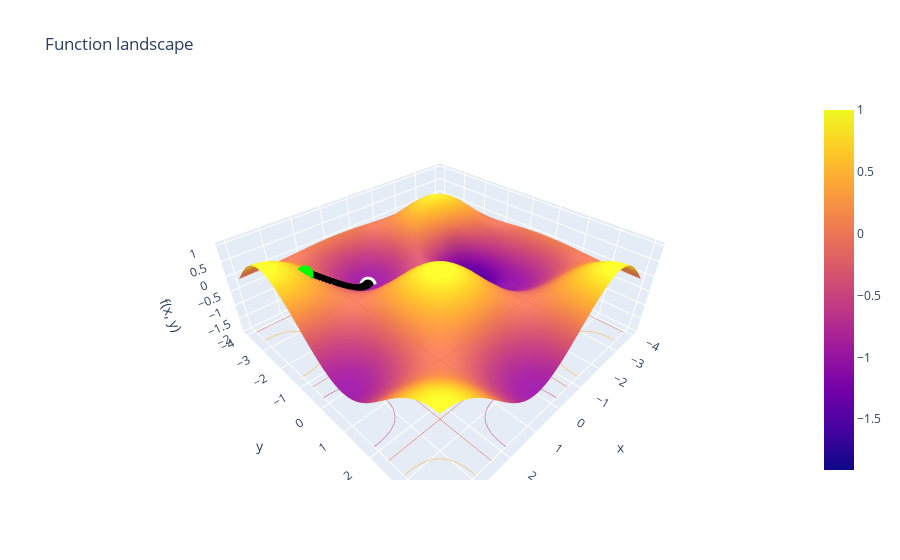

Source (notebook cell):
### Code cell
#opt = "RMSprop"       #@param ["SGD",  "RMSprop", "Adagrad", "Adam", "AdamW", "Adamax"]
steps = 40            #@param {type:"slider", min:0, max:200, step:5}
learning_rate =   0.1#@param {type:"number"}
#momentum = 0.24274      #@param {type:"slider", min:0, max:1.5, step:0.001}
x_starting_point =     3#@param {type:"number",min:-4, max:4 }
y_starting_point =   -2#@param {type:"number",min:-4, max:4 }


starting_point=np.array([x_starting_point,y_starting_point])
x_path, y_path = GD_optimization(
                      steps= steps,
                      learning_rate=learning_rate,
                      starting_point=starting_point )




# Let's visualize how the starting point moved aroung the surface
plot_theta_path_3Dfunctions(fn=my_function, theta_x_path=x_path, theta_y_path=y_path, lim=4)

### Figure 1 — Plotly figure (JSON) as saved in the notebook; plotly's stock layout.template omitted (floating-point values rounded to 4 significant figures; data arrays with more than 128 entries replaced by an {"elided": "..."} marker saying what was removed)
{"data": [{"contours": {"z": {"highlightcolor": "limegreen", "project": {"z": true}, "show": true, "usecolormap": true}}, "type": "surface", "x": [-4, -3.919, -3.838, -3.758, -3.677, -3.596, -3.515, -3.434, -3.354, -3.273, -3.192, -3.111, -3.03, -2.949, -2.869, -2.788, -2.707, -2.626, -2.545, -2.465, -2.384, -2.303, -2.222, -2.141, -2.061, -1.98, -1.899, -1.818, -1.737, -1.657, -1.576, -1.495, -1.414, -1.333, -1.253, -1.172, -1.091, -1.01, -0.9293, -0.8485, -0.7677, -0.6869, -0.6061, -0.5253, -0.4444, -0.3636, -0.2828, -0.202, -0.1212, -0.0404, 0.0404, 0.1212, 0.202, 0.2828, 0.3636, 0.4444, 0.5253, 0.6061, 0.6869, 0.7677, 0.8485, 0.9293, 1.01, 1.091, 1.172, 1.253, 1.333, 1.414, 1.495, 1.576, 1.657, 1.737, 1.818, 1.899, 1.98, 2.061, 2.141, 2.222, 2.303, 2.384, 2.465, 2.545, 2.626, 2.707, 2.788, 2.869, 2.949, 3.03, 3.111, 3.192, 3.273, 3.354, 3.434, 3.515, 3.596, 3.677, 3.758, 3.838, 3.919, 4], "y": [-4, -3.919, -3.838, -3.758, -3.677, -3.596, -3.515, -3.434, -3.354, -3.273, -3.192, -3.111, -3.03, -2.949, -2.869, -2.788, -2.707, -2.626, -2.545, -2.465, -2.384, -2.303, -2.222, -2.141, -2.061, -1.98, -1.899, -1.818, -1.737, -1.657, -1.576, -1.495, -1.414, -1.333, -1.253, -1.172, -1.091, -1.01, -0.9293, -0.8485, -0.7677, -0.6869, -0.6061, -0.5253, -0.4444, -0.3636, -0.2828, -0.202, -0.1212, -0.0404, 0.0404, 0.1212, 0.202, 0.2828, 0.3636, 0.4444, 0.5253, 0.6061, 0.6869, 0.7677, 0.8485, 0.9293, 1.01, 1.091, 1.172, 1.253, 1.333, 1.414, 1.495, 1.576, 1.657, 1.737, 1.818, 1.899, 1.98, 2.061, 2.141, 2.222, 2.303, 2.384, 2.465, 2.545, 2.626, 2.707, 2.788, 2.869, 2.949, 3.03, 3.111, 3.192, 3.273, 3.354, 3.434, 3.515, 3.596, 3.677, 3.758, 3.838, 3.919, 4], "z": {"elided": "100x100 float values"}}, {"line": {"width": 3}, "marker": {"color": "black", "size": 4, "symbol": "circle"}, "showlegend": false, "type": "scatter3d", "visible": true, "x": [3, 2.925, 2.847, 2.765, 2.681, 2.595, 2.508, 2.419, 2.329, 2.24, 2.151, 2.063, 1.977, 1.893, 1.811, 1.733, 1.657, 1.586, 1.518, 1.454, 1.395, 1.34, 1.289, 1.242, 1.199, 1.159, 1.123, 1.09, 1.061, 1.034, 1.009, 0.9871, 0.9671, 0.9491, 0.9328, 0.9181, 0.9048, 0.8929, 0.8821, 0.8724, 0.8637], "y": [-2, -1.979, -1.959, -1.941, -1.925, -1.912, -1.901, -1.895, -1.892, -1.893, -1.898, -1.907, -1.92, -1.936, -1.954, -1.974, -1.996, -2.019, -2.042, -2.065, -2.087, -2.109, -2.13, -2.149, -2.168, -2.185, -2.201, -2.215, -2.229, -2.241, -2.252, -2.262, -2.271, -2.28, -2.287, -2.294, -2.3, -2.306, -2.311, -2.315, -2.319], "z": [0.5626, 0.5008, 0.4344, 0.364, 0.2903, 0.2138, 0.1355, 0.05603, -0.02393, -0.1037, -0.1826, -0.2601, -0.3354, -0.4079, -0.477, -0.5419, -0.6021, -0.6572, -0.707, -0.7514, -0.7905, -0.8244, -0.8537, -0.8786, -0.8997, -0.9174, -0.9322, -0.9445, -0.9546, -0.963, -0.9698, -0.9755, -0.9801, -0.9838, -0.9869, -0.9894, -0.9914, -0.993, -0.9944, -0.9955, -0.9964]}, {"marker": {"color": "#00FF00", "size": 6, "symbol": "circle"}, "showlegend": false, "type": "scatter3d", "visible": true, "x": [3], "y": [-2], "z": [0.5626]}, {"marker": {"color": "white", "size": 6, "symbol": "circle"}, "showlegend": false, "type": "scatter3d", "visible": true, "x": [0.8637], "y": [-2.319], "z": [-0.9964]}], "layout": {"scene": {"xaxis": {"title": {"text": "x"}}, "yaxis": {"title": {"text": "y"}}, "zaxis": {"title": {"text": "f(x, y)"}}}, "title": {"text": "Function landscape"}}}
